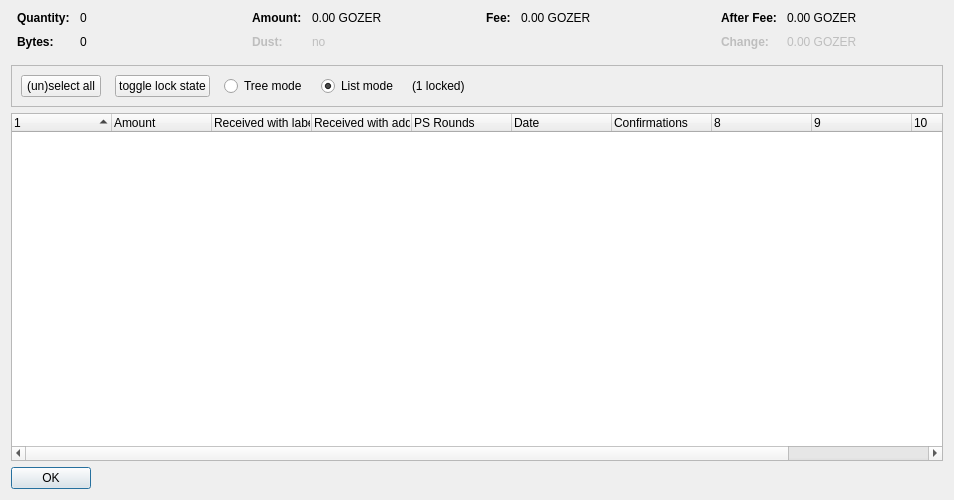
<?xml version="1.0" encoding="UTF-8"?>
<ui version="4.0">
 <class>CoinControlDialog</class>
 <widget class="QDialog" name="CoinControlDialog">
  <property name="geometry">
   <rect>
    <x>0</x>
    <y>0</y>
    <width>954</width>
    <height>500</height>
   </rect>
  </property>
  <property name="windowTitle">
   <string>Coin Selection</string>
  </property>
  <layout class="QVBoxLayout" name="verticalLayout">
   <item>
    <layout class="QHBoxLayout" name="horizontalLayoutTop" stretch="0,0,0,0">
     <property name="topMargin">
      <number>0</number>
     </property>
     <property name="bottomMargin">
      <number>10</number>
     </property>
     <item>
      <layout class="QFormLayout" name="formLayoutCoinControl1">
       <property name="horizontalSpacing">
        <number>10</number>
       </property>
       <property name="verticalSpacing">
        <number>10</number>
       </property>
       <property name="leftMargin">
        <number>6</number>
       </property>
       <property name="rightMargin">
        <number>6</number>
       </property>
       <item row="0" column="0">
        <widget class="QLabel" name="labelCoinControlQuantityText">
         <property name="font">
          <font>
           <weight>75</weight>
           <bold>true</bold>
          </font>
         </property>
         <property name="text">
          <string>Quantity:</string>
         </property>
        </widget>
       </item>
       <item row="0" column="1">
        <widget class="QLabel" name="labelCoinControlQuantity">
         <property name="cursor">
          <cursorShape>IBeamCursor</cursorShape>
         </property>
         <property name="contextMenuPolicy">
          <enum>Qt::ActionsContextMenu</enum>
         </property>
         <property name="text">
          <string notr="true">0</string>
         </property>
         <property name="textInteractionFlags">
          <set>Qt::LinksAccessibleByMouse|Qt::TextSelectableByKeyboard|Qt::TextSelectableByMouse</set>
         </property>
        </widget>
       </item>
       <item row="1" column="0">
        <widget class="QLabel" name="labelCoinControlBytesText">
         <property name="font">
          <font>
           <weight>75</weight>
           <bold>true</bold>
          </font>
         </property>
         <property name="text">
          <string>Bytes:</string>
         </property>
        </widget>
       </item>
       <item row="1" column="1">
        <widget class="QLabel" name="labelCoinControlBytes">
         <property name="cursor">
          <cursorShape>IBeamCursor</cursorShape>
         </property>
         <property name="contextMenuPolicy">
          <enum>Qt::ActionsContextMenu</enum>
         </property>
         <property name="text">
          <string notr="true">0</string>
         </property>
         <property name="textInteractionFlags">
          <set>Qt::LinksAccessibleByMouse|Qt::TextSelectableByKeyboard|Qt::TextSelectableByMouse</set>
         </property>
        </widget>
       </item>
      </layout>
     </item>
     <item>
      <layout class="QFormLayout" name="formLayoutCoinControl2">
       <property name="horizontalSpacing">
        <number>10</number>
       </property>
       <property name="verticalSpacing">
        <number>10</number>
       </property>
       <property name="leftMargin">
        <number>6</number>
       </property>
       <property name="rightMargin">
        <number>6</number>
       </property>
       <item row="0" column="0">
        <widget class="QLabel" name="labelCoinControlAmountText">
         <property name="font">
          <font>
           <weight>75</weight>
           <bold>true</bold>
          </font>
         </property>
         <property name="text">
          <string>Amount:</string>
         </property>
        </widget>
       </item>
       <item row="0" column="1">
        <widget class="QLabel" name="labelCoinControlAmount">
         <property name="cursor">
          <cursorShape>IBeamCursor</cursorShape>
         </property>
         <property name="contextMenuPolicy">
          <enum>Qt::ActionsContextMenu</enum>
         </property>
         <property name="text">
          <string notr="true">0.00 GOZER</string>
         </property>
         <property name="textInteractionFlags">
          <set>Qt::LinksAccessibleByMouse|Qt::TextSelectableByKeyboard|Qt::TextSelectableByMouse</set>
         </property>
        </widget>
       </item>
       <item row="1" column="0">
        <widget class="QLabel" name="labelCoinControlLowOutputText">
         <property name="enabled">
          <bool>false</bool>
         </property>
         <property name="font">
          <font>
           <weight>75</weight>
           <bold>true</bold>
          </font>
         </property>
         <property name="text">
          <string>Dust:</string>
         </property>
        </widget>
       </item>
       <item row="1" column="1">
        <widget class="QLabel" name="labelCoinControlLowOutput">
         <property name="enabled">
          <bool>false</bool>
         </property>
         <property name="cursor">
          <cursorShape>IBeamCursor</cursorShape>
         </property>
         <property name="contextMenuPolicy">
          <enum>Qt::ActionsContextMenu</enum>
         </property>
         <property name="text">
          <string notr="true">no</string>
         </property>
         <property name="textInteractionFlags">
          <set>Qt::LinksAccessibleByMouse|Qt::TextSelectableByKeyboard|Qt::TextSelectableByMouse</set>
         </property>
        </widget>
       </item>
      </layout>
     </item>
     <item>
      <layout class="QFormLayout" name="formLayoutCoinControl3">
       <property name="horizontalSpacing">
        <number>10</number>
       </property>
       <property name="verticalSpacing">
        <number>10</number>
       </property>
       <property name="leftMargin">
        <number>6</number>
       </property>
       <property name="rightMargin">
        <number>6</number>
       </property>
       <item row="0" column="0">
        <widget class="QLabel" name="labelCoinControlFeeText">
         <property name="font">
          <font>
           <weight>75</weight>
           <bold>true</bold>
          </font>
         </property>
         <property name="text">
          <string>Fee:</string>
         </property>
        </widget>
       </item>
       <item row="0" column="1">
        <widget class="QLabel" name="labelCoinControlFee">
         <property name="cursor">
          <cursorShape>IBeamCursor</cursorShape>
         </property>
         <property name="contextMenuPolicy">
          <enum>Qt::ActionsContextMenu</enum>
         </property>
         <property name="text">
          <string notr="true">0.00 GOZER</string>
         </property>
         <property name="textInteractionFlags">
          <set>Qt::LinksAccessibleByMouse|Qt::TextSelectableByKeyboard|Qt::TextSelectableByMouse</set>
         </property>
        </widget>
       </item>
      </layout>
     </item>
     <item>
      <layout class="QFormLayout" name="formLayoutCoinControl4">
       <property name="horizontalSpacing">
        <number>10</number>
       </property>
       <property name="verticalSpacing">
        <number>10</number>
       </property>
       <property name="leftMargin">
        <number>6</number>
       </property>
       <property name="rightMargin">
        <number>6</number>
       </property>
       <item row="0" column="0">
        <widget class="QLabel" name="labelCoinControlAfterFeeText">
         <property name="font">
          <font>
           <weight>75</weight>
           <bold>true</bold>
          </font>
         </property>
         <property name="text">
          <string>After Fee:</string>
         </property>
        </widget>
       </item>
       <item row="0" column="1">
        <widget class="QLabel" name="labelCoinControlAfterFee">
         <property name="cursor">
          <cursorShape>IBeamCursor</cursorShape>
         </property>
         <property name="contextMenuPolicy">
          <enum>Qt::ActionsContextMenu</enum>
         </property>
         <property name="text">
          <string notr="true">0.00 GOZER</string>
         </property>
         <property name="textInteractionFlags">
          <set>Qt::LinksAccessibleByMouse|Qt::TextSelectableByKeyboard|Qt::TextSelectableByMouse</set>
         </property>
        </widget>
       </item>
       <item row="1" column="0">
        <widget class="QLabel" name="labelCoinControlChangeText">
         <property name="enabled">
          <bool>false</bool>
         </property>
         <property name="font">
          <font>
           <weight>75</weight>
           <bold>true</bold>
          </font>
         </property>
         <property name="text">
          <string>Change:</string>
         </property>
        </widget>
       </item>
       <item row="1" column="1">
        <widget class="QLabel" name="labelCoinControlChange">
         <property name="enabled">
          <bool>false</bool>
         </property>
         <property name="cursor">
          <cursorShape>IBeamCursor</cursorShape>
         </property>
         <property name="contextMenuPolicy">
          <enum>Qt::ActionsContextMenu</enum>
         </property>
         <property name="text">
          <string notr="true">0.00 GOZER</string>
         </property>
         <property name="textInteractionFlags">
          <set>Qt::LinksAccessibleByMouse|Qt::TextSelectableByKeyboard|Qt::TextSelectableByMouse</set>
         </property>
        </widget>
       </item>
      </layout>
     </item>
    </layout>
   </item>
   <item>
    <widget class="QFrame" name="frame">
     <property name="minimumSize">
      <size>
       <width>0</width>
       <height>40</height>
      </size>
     </property>
     <property name="frameShape">
      <enum>QFrame::StyledPanel</enum>
     </property>
     <property name="frameShadow">
      <enum>QFrame::Sunken</enum>
     </property>
     <layout class="QHBoxLayout" name="horizontalLayout">
      <item>
       <layout class="QHBoxLayout" name="horizontalLayoutPanel" stretch="0,0,0,0,0,0">
        <property name="spacing">
         <number>14</number>
        </property>
        <item>
         <widget class="QPushButton" name="pushButtonSelectAll">
          <property name="sizePolicy">
           <sizepolicy hsizetype="Maximum" vsizetype="Fixed">
            <horstretch>0</horstretch>
            <verstretch>0</verstretch>
           </sizepolicy>
          </property>
          <property name="text">
           <string>(un)select all</string>
          </property>
          <property name="autoDefault">
           <bool>false</bool>
          </property>
         </widget>
        </item>
        <item>
         <widget class="QPushButton" name="pushButtonToggleLock">
          <property name="sizePolicy">
           <sizepolicy hsizetype="Maximum" vsizetype="Fixed">
            <horstretch>0</horstretch>
            <verstretch>0</verstretch>
           </sizepolicy>
          </property>
          <property name="text">
           <string>toggle lock state</string>
          </property>
          <property name="autoDefault">
           <bool>false</bool>
          </property>
         </widget>
        </item>
        <item>
         <widget class="QRadioButton" name="radioTreeMode">
          <property name="sizePolicy">
           <sizepolicy hsizetype="Maximum" vsizetype="Fixed">
            <horstretch>0</horstretch>
            <verstretch>0</verstretch>
           </sizepolicy>
          </property>
          <property name="text">
           <string>Tree mode</string>
          </property>
         </widget>
        </item>
        <item>
         <widget class="QRadioButton" name="radioListMode">
          <property name="sizePolicy">
           <sizepolicy hsizetype="Maximum" vsizetype="Fixed">
            <horstretch>0</horstretch>
            <verstretch>0</verstretch>
           </sizepolicy>
          </property>
          <property name="text">
           <string>List mode</string>
          </property>
          <property name="checked">
           <bool>true</bool>
          </property>
         </widget>
        </item>
        <item>
         <widget class="QLabel" name="labelLocked">
          <property name="text">
           <string>(1 locked)</string>
          </property>
         </widget>
        </item>
        <item>
         <spacer name="horizontalSpacer">
          <property name="orientation">
           <enum>Qt::Horizontal</enum>
          </property>
          <property name="sizeHint" stdset="0">
           <size>
            <width>40</width>
            <height>20</height>
           </size>
          </property>
         </spacer>
        </item>
       </layout>
      </item>
     </layout>
    </widget>
   </item>
   <item>
    <widget class="CoinControlTreeWidget" name="treeWidget">
     <property name="contextMenuPolicy">
      <enum>Qt::CustomContextMenu</enum>
     </property>
     <property name="sortingEnabled">
      <bool>false</bool>
     </property>
     <property name="columnCount">
      <number>11</number>
     </property>
     <attribute name="headerShowSortIndicator" stdset="0">
      <bool>true</bool>
     </attribute>
     <attribute name="headerStretchLastSection">
      <bool>false</bool>
     </attribute>
     <column>
      <property name="text">
       <string/>
      </property>
     </column>
     <column>
      <property name="text">
       <string>Amount</string>
      </property>
     </column>
     <column>
      <property name="text">
       <string>Received with label</string>
      </property>
     </column>
     <column>
      <property name="text">
       <string>Received with address</string>
      </property>
     </column>
     <column>
      <property name="text">
       <string>PS Rounds</string>
      </property>
     </column>
     <column>
      <property name="text">
       <string>Date</string>
      </property>
     </column>
     <column>
      <property name="text">
       <string>Confirmations</string>
      </property>
      <property name="toolTip">
       <string>Confirmed</string>
      </property>
     </column>
     <column>
      <property name="text">
       <string/>
      </property>
     </column>
     <column>
      <property name="text">
       <string/>
      </property>
     </column>
     <column>
      <property name="text">
       <string/>
      </property>
     </column>
     <column>
      <property name="text">
       <string/>
      </property>
     </column>
    </widget>
   </item>
   <item>
    <widget class="QDialogButtonBox" name="buttonBox">
     <property name="sizePolicy">
      <sizepolicy hsizetype="Maximum" vsizetype="Fixed">
       <horstretch>0</horstretch>
       <verstretch>0</verstretch>
      </sizepolicy>
     </property>
     <property name="orientation">
      <enum>Qt::Horizontal</enum>
     </property>
     <property name="standardButtons">
      <set>QDialogButtonBox::Ok</set>
     </property>
    </widget>
   </item>
  </layout>
 </widget>
 <customwidgets>
  <customwidget>
   <class>CoinControlTreeWidget</class>
   <extends>QTreeWidget</extends>
   <header>coincontroltreewidget.h</header>
  </customwidget>
 </customwidgets>
 <resources/>
 <connections/>
</ui>
